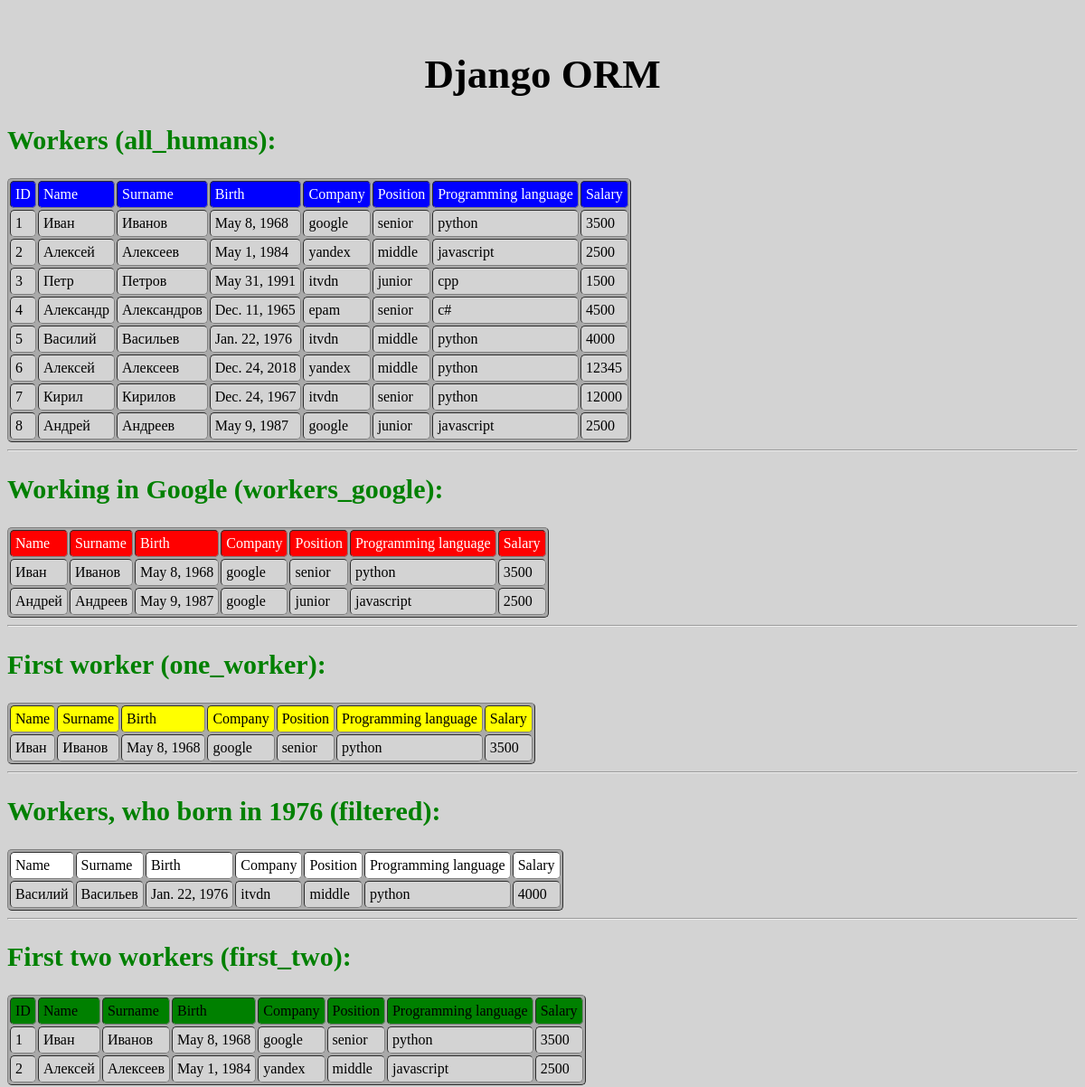
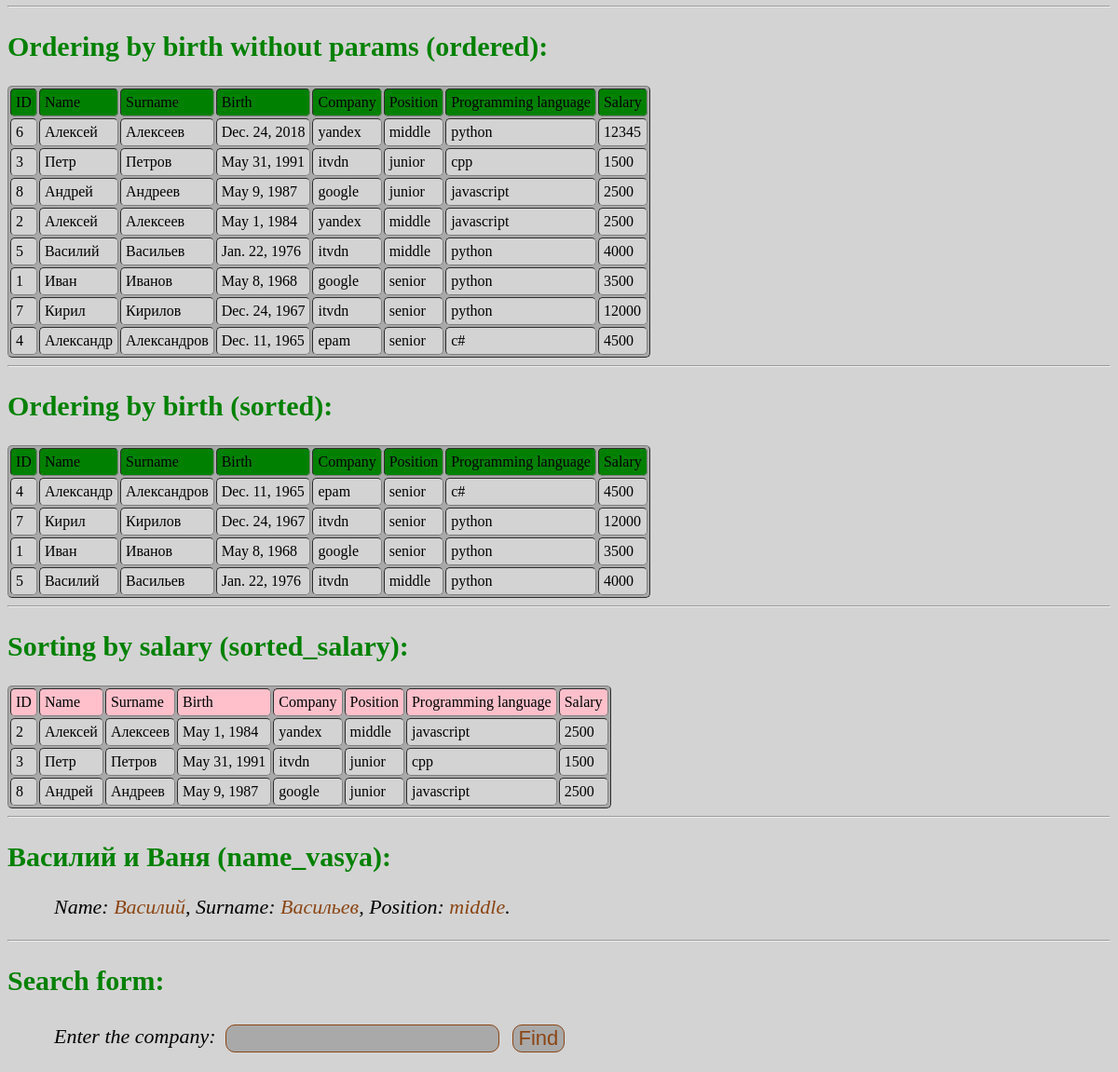
The app's page /lesson-sixth/ with its own data (2 pictures, top to bottom).
### lesson_sixth_ORM/models.py (models this page shows, shortened)
class Human(models.Model):
    CHOICE_COMPANY  = (
        ('google', 'Google'),
        ('yandex', 'Yandex'),
        ('itvdn', 'Itvdn'),
        ('epam', 'Epam'),
    )
    POSITION_CHOICES = (
        ('senior', 'Senior'),
        ('middle', 'Middle'),
        ('junior', 'Junior'),
    )
    LANGUAGE_CHOICES = (
        ('python', 'Python'),
        ('javascript', 'Javascript'),
        ('c#', 'C#'),
        ('cpp', 'C++'),
    )
    name = models.CharField(max_length=50, verbose_name="Имя")
    surname = models.CharField(max_length=50, verbose_name="Фамилия")
    birth = models.DateField(auto_now_add=False, auto_now=False)
    company = models.CharField(max_length = 150, choices=CHOICE_COMPANY)
    position = models.CharField(max_length=15, choices=POSITION_CHOICES)
    language = models.CharField(max_length=10, choices= LANGUAGE_CHOICES, default='python')
    salary = models.IntegerField()

### lesson_sixth_ORM/views.py (the view, shortened to what this page needs)
# urls.py: path("", List.as_view(), name='list-view'),        # http://localhost:8000/lesson-sixth/
class List(TemplateView):
    template_name = 'lesson_sixth_ORM/index.html'
    def get(self, request):
        all_humans = Human.objects.all() # Все сотрудники
        the_first_two = Human.objects.all()[:2]
        workers_google  = Human.objects.filter(company='google')
        filtered = Human.objects.filter(birth__year=1976) # сотрудники 1976 года рождения
        one_worker  = Human.objects.all()[0]
        ordered = Human.objects.all().order_by('-birth')
        sorted = Human.objects.filter(birth__year__lte=1980).order_by('birth')
        sorted_salary  = Human.objects.filter(salary__gte=1000, salary__lte=3000)
        name_vasya  = Human.objects.all().filter(name__contains='В')
        ctx = {
            'all_humans': all_humans,
            'workers_google': workers_google,
            'one_worker': one_worker,
            'filtered': filtered,
            'first_two': the_first_two,
            'ordered': ordered,
            'sorted': sorted,
            'sorted_salary': sorted_salary,
            'name_vasya' : name_vasya
        }
        return render(request , self.template_name , ctx)

### lesson_sixth_ORM/templates/lesson_sixth_ORM/index.html (shortened to what this page needs)
﻿<!DOCTYPE html>
<html lang="en">
<head>
</head>
<body>
    <h1>Django ORM</h1>
    {% block content %}
        <h2>Workers (all_humans):</h2>
        <table border='1' cellpadding="5">
            <tr style='background:blue; color:white;'>
                <td>ID</td>
                <td>Name</td>
                <td>Surname</td>
                <td>Birth</td>
                <td>Company</td>
                <td>Position</td>
                <td>Programming language</td>
                <td>Salary</td>
               </tr>
            {% for human in all_humans %}
            <tr style="background-color:lightgrey">
                <td>{{human.id}}</td>
                <td>{{human.name}}</td>
                <td>{{human.surname}}</td>
                <td>{{human.birth}}</td>
                <td>{{human.company}}</td>
                <td>{{human.position}}</td>
                <td>{{human.language}}</td>
                <td>{{human.salary}}</td>
            </tr>
            {% endfor %}
        </table>
        <hr />
        <h2>Working in Google (workers_google):</h2>
        <table border='1' cellpadding="5">
            <tr style='background:red; color:white;'>
                <td>Name</td>
                <td>Surname</td>
                <td>Birth</td>
                <td>Company</td>
                <td>Position</td>
                <td>Programming language</td>
                <td>Salary</td>
               </tr>
            {% for human in workers_google %}
            <tr style="background-color:lightgrey">
                <td>{{human.name}}</td>
                <td>{{human.surname}}</td>
                <td>{{human.birth}}</td>
                <td>{{human.company}}</td>
                <td>{{human.position}}</td>
                <td>{{human.language}}</td>
                <td>{{human.salary}}</td>
            </tr>
            {% endfor %}
        </table>
        <hr />
        <h2>First worker (one_worker):</h2>
        <table border='1' cellpadding="5">
            <tr style='background:yellow; color:black;'>
                <td>Name</td>
                <td>Surname</td>
                <td>Birth</td>
                <td>Company</td>
                <td>Position</td>
                <td>Programming language</td>
                <td>Salary</td>
               </tr>
            <tr style="background-color:lightgrey">
                <td>{{one_worker.name}}</td>
                <td>{{one_worker.surname}}</td>
                <td>{{one_worker.birth}}</td>
                <td>{{one_worker.company}}</td>
                <td>{{one_worker.position}}</td>
                <td>{{one_worker.language}}</td>
                <td>{{one_worker.salary}}</td>
            </tr>
        </table>
        <hr />
        <h2>Workers, who born in 1976 (filtered):</h2>
        <table border='1' cellpadding="5">
            <tr style='background:white; color:black;'>
                <td>Name</td>
                <td>Surname</td>
                <td>Birth</td>
                <td>Company</td>
                <td>Position</td>
                <td>Programming language</td>
                <td>Salary</td>
               </tr>
        {% for elem in filtered %}
            <tr style="background-color:lightgrey">
                <td>{{elem.name}}</td>
                <td>{{elem.surname}}</td>
                <td>{{elem.birth}}</td>
                <td>{{elem.company}}</td>
                <td>{{elem.position}}</td>
                <td>{{elem.language}}</td>
                <td>{{elem.salary}}</td>
            </tr>
        {% endfor %}
        </table>
        <hr />
        <h2>First two workers (first_two):</h2>
        <table border='1' cellpadding="5">
            <tr style='background:green; color:black;'>
                <td>ID</td>
                <td>Name</td>
                <td>Surname</td>
                <td>Birth</td>
                <td>Company</td>
                <td>Position</td>
                <td>Programming language</td>
                <td>Salary</td>
               </tr>
        {% for elem in first_two %}
            <tr style="background-color:lightgrey">
                <td>{{elem.id}}</td>
                <td>{{elem.name}}</td>
                <td>{{elem.surname}}</td>
                <td>{{elem.birth}}</td>
                <td>{{elem.company}}</td>
                <td>{{elem.position}}</td>
                <td>{{elem.language}}</td>
                <td>{{elem.salary}}</td>
            </tr>
        {% endfor %}
        </table>
        <hr />
        <h2>Ordering by birth without params (ordered):</h2>
        <table border='1' cellpadding="5">
            <tr style='background:green; color:black;'>
                <td>ID</td>
                <td>Name</td>
                <td>Surname</td>
                <td>Birth</td>
                <td>Company</td>
                <td>Position</td>
                <td>Programming language</td>
                <td>Salary</td>
               </tr>
        {% for elem in ordered %}
            <tr style="background-color:lightgrey">
                <td>{{elem.id}}</td>
                <td>{{elem.name}}</td>
                <td>{{elem.surname}}</td>
                <td>{{elem.birth}}</td>
                <td>{{elem.company}}</td>
                <td>{{elem.position}}</td>
                <td>{{elem.language}}</td>
                <td>{{elem.salary}}</td>
            </tr>
        {% endfor %}
        </table>
        <hr />
        <h2>Ordering by birth (sorted):</h2>
        <table border='1' cellpadding="5">
            <tr style='background:green; color:black;'>
                <td>ID</td>
                <td>Name</td>
                <td>Surname</td>
                <td>Birth</td>
                <td>Company</td>
                <td>Position</td>
                <td>Programming language</td>
                <td>Salary</td>
               </tr>
        {% for elem in sorted %}
            <tr style="background-color:lightgrey">
                <td>{{elem.id}}</td>
                <td>{{elem.name}}</td>
                <td>{{elem.surname}}</td>
                <td>{{elem.birth}}</td>
                <td>{{elem.company}}</td>
                <td>{{elem.position}}</td>
                <td>{{elem.language}}</td>
                <td>{{elem.salary}}</td>
            </tr>
        {% endfor %}
        </table>
        <hr />
        <h2>Sorting by salary (sorted_salary):</h2>
        <table border='1' cellpadding="5">
            <tr style='background:pink; color:black;'>
                <td>ID</td>
                <td>Name</td>
                <td>Surname</td>
                <td>Birth</td>
                <td>Company</td>
                <td>Position</td>
                <td>Programming language</td>
                <td>Salary</td>
               </tr>
        {% for elem in sorted_salary %}
            <tr style="background-color:lightgrey">
                <td>{{elem.id}}</td>
                <td>{{elem.name}}</td>
                <td>{{elem.surname}}</td>
                <td>{{elem.birth}}</td>
                <td>{{elem.company}}</td>
                <td>{{elem.position}}</td>
                <td>{{elem.language}}</td>
                <td>{{elem.salary}}</td>
            </tr>
        {% endfor %}
        </table>
        <hr />
        <h2>Василий и Ваня (name_vasya):</h2>
        {% for elem in name_vasya%}
            <p>Name: <span>{{elem.name}}</span>, Surname: <span>{{elem.surname}}</span>, Position: <span>{{elem.position}}</span>.</p>
        {% endfor %}
        <hr>
        <h2>Search form:</h2>
        <form action="" method='post'>
            <label>Enter the company:</label>
            <input name='search' type="text">
            <button type="submit">Find</button>
        </form>
    {% endblock %}
</body>
</html>

### lesson_sixth_ORM/templates/lesson_sixth_ORM/index.html (style rules this page uses)
body { background-color:lightgray; }
h1 { font-size:45px; text-align:center; }
h2 { font-size:30px; color:green; }
input, button { border:1px solid saddlebrown; border-radius:10px; background-color:darkgrey; font-size:22px; color:saddlebrown; margin:5px; }
label { margin:5px; margin-left:50px; font-size:22px; font-style:italic; float:left; }
table, td { border-radius:5px; }
table { background-color:darkgrey; }
span { color:saddlebrown; }
p { margin-left:50px; font-size:22px; font-style:italic; }

### records on screen
Human: id "1", name "Иван", surname "Иванов", birth "May 8, 1968", company "google", position "senior", language "python", salary "3500"
Human: id "2", name "Алексей", surname "Алексеев", birth "May 1, 1984", company "yandex", position "middle", language "javascript", salary "2500"
Human: id "3", name "Петр", surname "Петров", birth "May 31, 1991", company "itvdn", position "junior", language "cpp", salary "1500"
Human: id "4", name "Александр", surname "Александров", birth "Dec. 11, 1965", company "epam", position "senior", language "c#", salary "4500"
Human: id "5", name "Василий", surname "Васильев", birth "Jan. 22, 1976", company "itvdn", position "middle", language "python", salary "4000"
Human: id "6", name "Алексей", surname "Алексеев", birth "Dec. 24, 2018", company "yandex", position "middle", language "python", salary "12345"
Human: id "7", name "Кирил", surname "Кирилов", birth "Dec. 24, 1967", company "itvdn", position "senior", language "python", salary "12000"
Human: id "8", name "Андрей", surname "Андреев", birth "May 9, 1987", company "google", position "junior", language "javascript", salary "2500"
